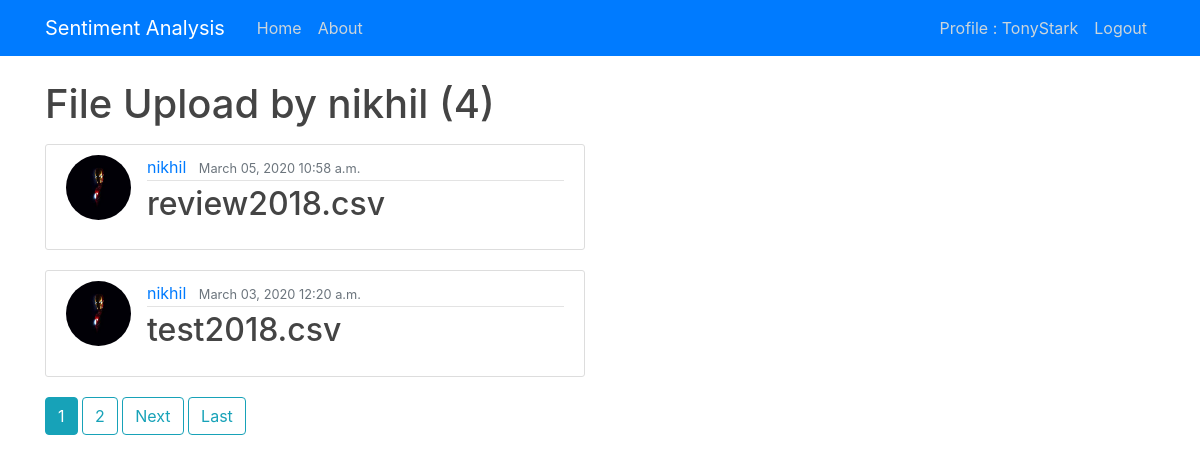
/sentiment/filelist/user/nikhil (signed in), run on the app's committed database.
### sentiment/models.py (models this page shows, shortened)
class fileupload(models.Model):
    filename = models.CharField(max_length=100)
    filetype = models.FileField(upload_to='filefolder')
    upload_date = models.DateTimeField(default=timezone.now)
    user = models.ForeignKey(User,on_delete=models.CASCADE)

### users/models.py (models this page shows, shortened)
class Profile(models.Model):
    user = models.OneToOneField(User, on_delete=models.CASCADE)
    image = models.ImageField(default='default.jpg', upload_to='profile_pics')

### sentiment/views.py (the view)
# urls.py: path('filelist/user/<str:username>',UserFileListView.as_view(),name='user-fileupload'),
class UserFileListView(ListView):
    model = fileupload
    template_name = 'sentiment/user_fileupload.html'
    context_object_name = 'file'
    paginate_by = 2
    def get_queryset(self):
        user = get_object_or_404(User, username=self.kwargs.get('username'))
        return fileupload.objects.filter(user=user).order_by('-upload_date')

### sentiment/templates/sentiment/user_fileupload.html (shortened to what this page needs)
{% extends "sentiment/base.html" %}
{% block content %}
    <h1 class="mb-3">File Upload by {{ view.kwargs.username }} ({{ page_obj.paginator.count }})</h1>
    {% for file in file %}
    <div class="row">
        <div class="col-md-6">
            <article class="media content-section">
                <img class="rounded-circle article-img" src="{{ file.user.profile.image.url }}" alt="user-img">
                <div class="media-body">
                  <div class="article-metadata">
                    <a class="mr-2" href="#">{{ file.user }}</a>
                    <small class="text-muted">{{ file.upload_date|date:"F d, Y P" }}</small>
                  </div>
                  <h2><a class="article-title" href="#">{{ file.filename }}</a></h2>
                </div>
              </article>
        </div>
    </div>
    {% endfor %}
    {% if is_paginated %}
          {% for num in page_obj.paginator.page_range %}
            {% if page_obj.number == num %}
              <a class="btn btn-info mb-4" href="?page={{ num }}">{{ num }}</a>
            {% elif num > page_obj.number|add:'-3' and num < page_obj.number|add:'3'%}
            <a class="btn btn-outline-info mb-4" href="?page={{ num }}">{{ num }}</a>
            {% endif %}
          {% endfor %}
          {% if page_obj.has_next %}
            <a class="btn btn-outline-info mb-4" href="?page={{ page_obj.next_page_number }}">Next</a>
            <a class="btn btn-outline-info mb-4" href="?page={{ page_obj.paginator_page_number }}">Last</a>
          {% endif %}
    {% endif %}
{% endblock content %}

### sentiment/templates/sentiment/navbar.html (shortened to what this page needs)
{% load static %}
<!DOCTYPE html>
<html>
<head>
    <link rel="stylesheet" href="https://maxcdn.bootstrapcdn.com/bootstrap/4.0.0/css/bootstrap.min.css">
    <link rel="stylesheet" type="text/css" href="{% static 'sentiment/main.css' %}">
</head>
<header class="site-header">
    <nav class="navbar navbar-expand-md navbar-dark bg-primary fixed-top" style="background-color: #417a35d0;">
      <div class="container">
        <a class="navbar-brand mr-4" href="{% url 'home' %}">Sentiment Analysis</a>
        <div class="collapse navbar-collapse" id="navbarToggle">
            <div class="navbar-nav mr-auto">
                <a class="nav-item nav-link" href="{% url 'home' %}">Home</a>
                <a class="nav-item nav-link" href="{% url 'about' %}">About</a>
            </div>
            <div class="navbar-nav">
                {% if user.is_authenticated %}
                    <a class="nav-item nav-link" href="{% url 'profile' %}">Profile : {{ user.username }}</a>
                    <a class="nav-item nav-link" href="{% url 'logout' %}">Logout</a>
                {% else %}
                    <a class="nav-item nav-link" href="{% url 'login' %}">Login</a>
                {% endif %}
            </div>
        </div>
      </div>
    </nav>
</header>

### sentiment/static/sentiment/main.css (style rules this page uses)
body { background-color: #ffffff; color: #333333; margin-top: 5rem; }
h1, h2, h3, h4, h5, h6 { color: #444444; }
.site-header .navbar-nav .nav-link { color: #cbd5db; }
.content-section { background: #ffffff; padding: 10px 20px; border: 1px solid #dddddd; border-radius: 3px; margin-bottom: 20px; }
.article-title { color: #444444; }
.article-img { height: 65px; width: 65px; margin-right: 16px; }
.article-metadata { padding-bottom: 1px; margin-bottom: 4px; border-bottom: 1px solid #e3e3e3 }

### data on the page
fileupload: user.profile.image (picture), user "nikhil", upload_date "March 05, 2020 10:58 a.m.", filename "review2018.csv"
fileupload: user.profile.image (picture), user "nikhil", upload_date "March 03, 2020 12:20 a.m.", filename "test2018.csv"

### other printed values
{{ user.username }} "TonyStark"
{{ view.kwargs.username }} "nikhil"
{{ page_obj.paginator.count }} "4"
{{ num }} "1"
{{ num }} "2"
